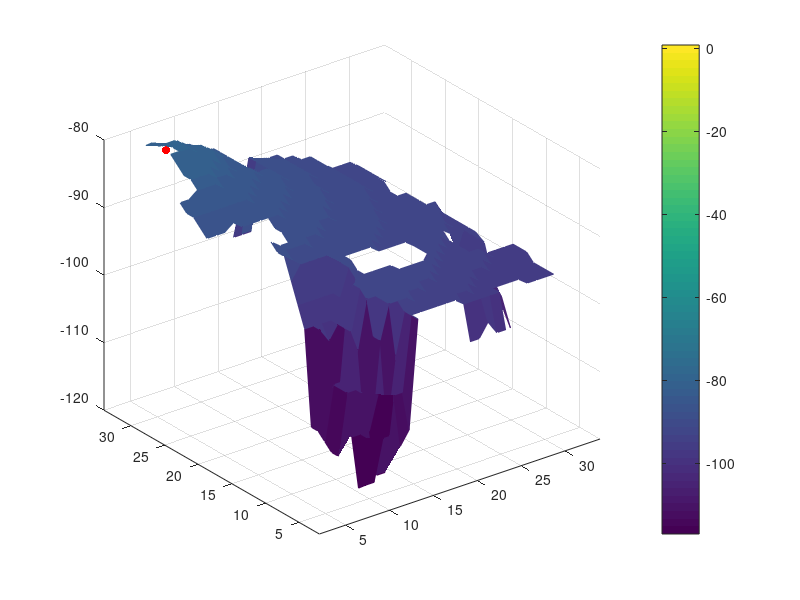

Write the MATLAB code that produced this figure. (Note: this script raises an error after producing the figure.)
%clear all
close all
load('fin_values2.mat')


fin = round(fin);
%surf(fin);
surf(fin, 'EdgeColor', 'flat');
grayColor = [.7 .7 .7];
set(gca,'Color',grayColor)
xlim([2 34])
ylim([2 34])

colorbar
hold on
h = scatter3(6,30,-81,'filled','MarkerFaceColor','red');
h.SizeData = 150;
view(0, 90)